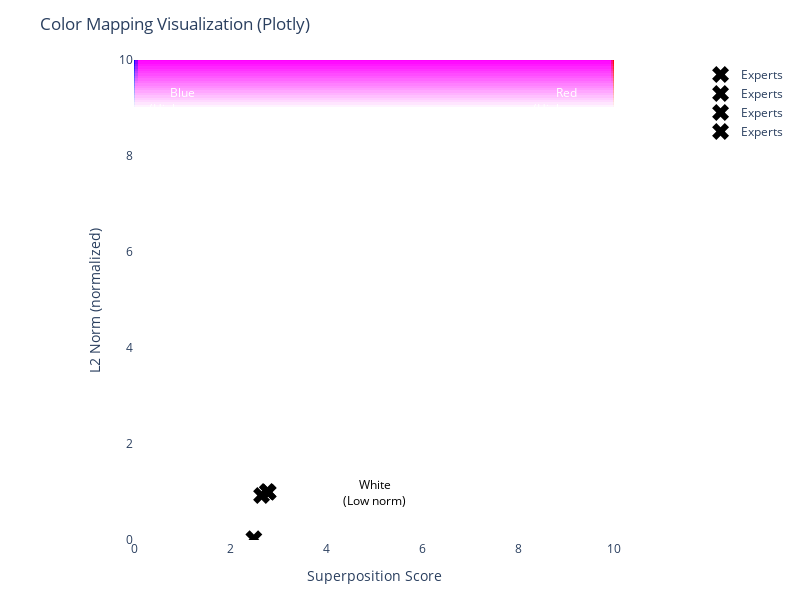

Source (notebook cell):
### Code cell
plot_expert_metrics(model)

### Figure 1 — Plotly figure (JSON) as saved in the notebook; plotly's stock layout.template omitted (floating-point values rounded to 4 significant figures; data arrays with more than 128 entries replaced by an {"elided": "..."} marker saying what was removed)
{"data": [{"dx": 0.05025, "dy": 0.05025, "hovertemplate": "superposition=%{x:.3f}<br>norm=%{y:.3f}<extra></extra>", "type": "image", "x0": 0, "y0": 0, "z": {"elided": "120000 int values"}}, {"marker": {"color": "black", "size": 15, "symbol": "x"}, "mode": "markers", "name": "Experts", "type": "scatter", "x": [2.777], "y": [1.011]}, {"marker": {"color": "black", "size": 15, "symbol": "x"}, "mode": "markers", "name": "Experts", "type": "scatter", "x": [2.497], "y": [0.026]}, {"marker": {"color": "black", "size": 15, "symbol": "x"}, "mode": "markers", "name": "Experts", "type": "scatter", "x": [2.658], "y": [0.9274]}, {"marker": {"color": "black", "size": 15, "symbol": "x"}, "mode": "markers", "name": "Experts", "type": "scatter", "x": [2.798], "y": [0.9947]}], "layout": {"annotations": [{"font": {"color": "white"}, "showarrow": false, "text": "Blue<br>(High norm,<br>Low super)", "x": 1, "xanchor": "center", "y": 9, "yanchor": "middle"}, {"font": {"color": "white"}, "showarrow": false, "text": "Red<br>(High norm,<br>High super)", "x": 9, "xanchor": "center", "y": 9, "yanchor": "middle"}, {"font": {"color": "black"}, "showarrow": false, "text": "White<br>(Low norm)", "x": 5, "xanchor": "center", "y": 1, "yanchor": "middle"}], "height": 600, "margin": {"b": 60, "l": 60, "r": 20, "t": 60}, "title": {"text": "Color Mapping Visualization (Plotly)"}, "width": 800, "xaxis": {"range": [0, 10], "title": {"text": "Superposition Score"}}, "yaxis": {"range": [0, 10], "title": {"text": "L2 Norm (normalized)"}}}}
